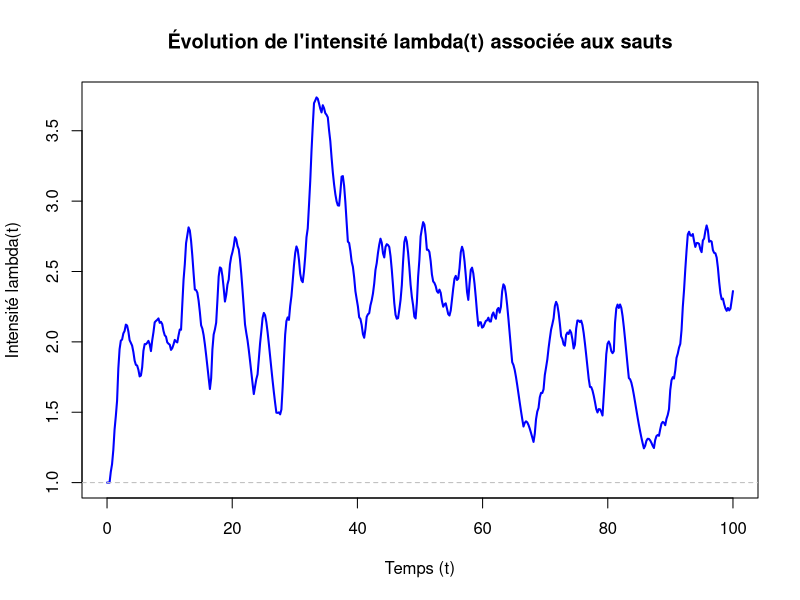
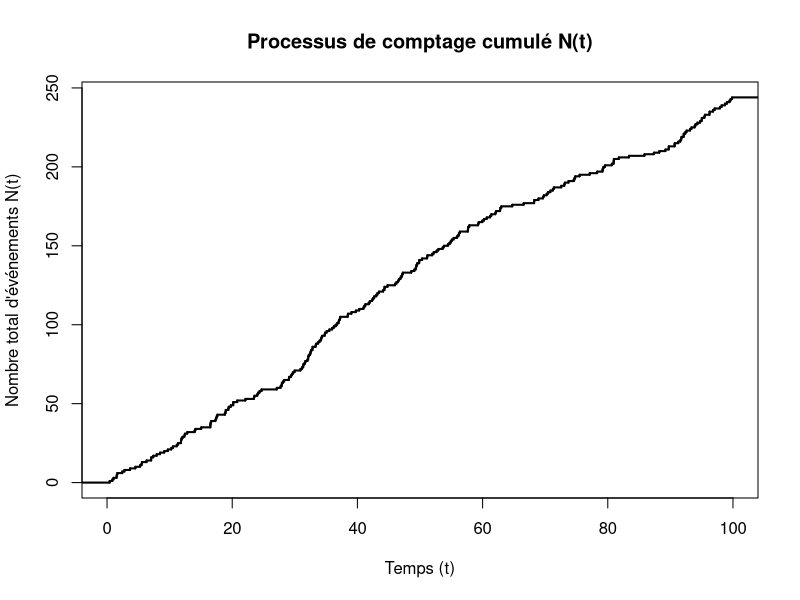
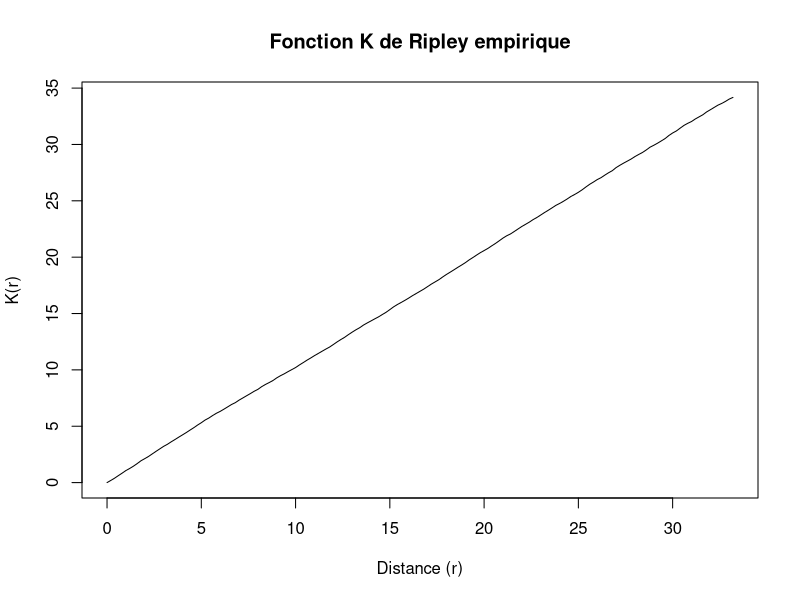

Write the R code that produced these figures, in order.
# Donnees
mu = 1
alpha = 0.5
beta = 1
tau = numeric(0)
t = 0
T_max = 100
k = 2
nb_candidats = 0
nb_acceptes  = 0

temps_pic = (k - 1) / beta

# Boucle
while (t < T_max) {
  t_depart = t 
  
  if (length(tau) == 0) {
    lambda_bar = mu
  } else {
    dt_depart = t_depart - tau
    terme_gauche = (alpha * beta^k * dt_depart^(k-1) * exp(-beta * dt_depart)) / factorial(k-1)

    if (k == 1) {
      terme_droite = 0
    } else {
      terme_droite = (alpha * beta * (k-1)^(k-1) * exp(1 - k)) / factorial(k-1)
    }
    max_par_point = ifelse(dt_depart > temps_pic, terme_gauche, terme_droite)
    lambda_bar = mu + sum(max_par_point)
  }
  
  U = runif(1, 0, 1)
  w = -log(U) / lambda_bar
  t = t + w 
  
  if (t >= T_max) break
  
  nb_candidats = nb_candidats + 1
  
  if (length(tau) == 0) {
    lambda_actual = mu
  } else {
    dt_candidat = t - tau
    lambda_actual = mu + alpha * sum((beta^k * dt_candidat^(k-1) * exp(-beta * dt_candidat)) / factorial(k-1))
  }
  
  if (runif(1, 0, 1) <= lambda_actual / lambda_bar) {
    tau = c(tau, t)
    nb_acceptes = nb_acceptes + 1
  }
}

prop_acceptes = (nb_acceptes / nb_candidats) * 100
lambda_hat = length(tau) / T_max 

# Affichage
print(lambda_hat)
print(prop_acceptes)
grille_t = seq(0, T_max, length.out = 500)
v_lambda = numeric(length(grille_t))

for (i in 1:length(grille_t)) {
  t_inst = grille_t[i]
  tau_passes = tau[tau < t_inst]
  
  if (length(tau_passes) == 0) {
    v_lambda[i] = mu
  } else {
    v_lambda[i] = mu + alpha * sum((beta^k * (t_inst - tau_passes)^(k-1) * exp(-beta * (t_inst - tau_passes))) / factorial(k-1))
  }
}

plot(grille_t, v_lambda, type = "l", 
     lwd = 2, col = "blue",
     main = "Évolution de l'intensité lambda(t) associée aux sauts",
     xlab = "Temps (t)", 
     ylab = "Intensité lambda(t)", 
     xlim = c(0, T_max))

abline(h = mu, col = "grey", lty = 2)

fonction_escalier = stepfun(tau, 0:length(tau))

plot(fonction_escalier, 
     verticals = TRUE,    
     do.points = FALSE,    
     lwd = 2,
     main = "Processus de comptage cumulé N(t)",
     xlab = "Temps (t)", 
     ylab = "Nombre total d'événements N(t)",
     xlim = c(0, T_max))

# Fonction K de Ripley
lambda_hat = length(tau) / T_max
grille_r = seq(0, T_max / 3, 0.2)
K_hat = numeric(length(grille_r))

for (i in 1:length(grille_r)) {
  r = grille_r[i]
  indices_x = which(tau <= (T_max - r))
  N_x = length(indices_x)
  sum = 0 
  for (j in indices_x) {
    for (k in 1:length(tau)) {
      diff_temps = tau[k] - tau[j]
      if (diff_temps > 0 && diff_temps <= r) {
        sum = sum + 1
      }
    }
    K_hat[i] = (1 / lambda_hat) * (sum / N_x)
  }
}

plot(grille_r, K_hat, type = 'l', main = "Fonction K de Ripley empirique", xlab = "Distance (r)", ylab = "K(r)")
